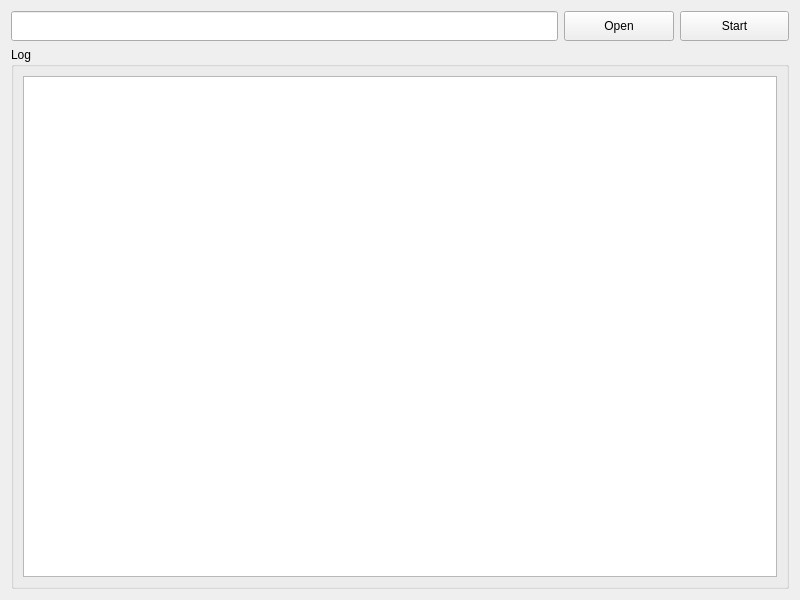
<?xml version="1.0" encoding="UTF-8"?>
<ui version="4.0">
 <class>Form_DFR</class>
 <widget class="QWidget" name="Form_DFR">
  <property name="geometry">
   <rect>
    <x>0</x>
    <y>0</y>
    <width>800</width>
    <height>600</height>
   </rect>
  </property>
  <property name="sizePolicy">
   <sizepolicy hsizetype="Preferred" vsizetype="Preferred">
    <horstretch>0</horstretch>
    <verstretch>0</verstretch>
   </sizepolicy>
  </property>
  <property name="windowTitle">
   <string>Duplicate File Removal Tool</string>
  </property>
  <property name="windowIcon">
   <iconset resource="../resource/resource.qrc">
    <normaloff>:/icon/logo.png</normaloff>:/icon/logo.png</iconset>
  </property>
  <layout class="QVBoxLayout" name="verticalLayout">
   <item>
    <layout class="QHBoxLayout" name="horizontalLayout" stretch="5,1,1">
     <property name="sizeConstraint">
      <enum>QLayout::SetDefaultConstraint</enum>
     </property>
     <item>
      <widget class="QLineEdit" name="lineEdit_Path">
       <property name="minimumSize">
        <size>
         <width>0</width>
         <height>30</height>
        </size>
       </property>
      </widget>
     </item>
     <item>
      <widget class="QPushButton" name="pushButton_Open">
       <property name="minimumSize">
        <size>
         <width>87</width>
         <height>30</height>
        </size>
       </property>
       <property name="text">
        <string>Open</string>
       </property>
      </widget>
     </item>
     <item>
      <widget class="QPushButton" name="pushButton_Start">
       <property name="minimumSize">
        <size>
         <width>87</width>
         <height>30</height>
        </size>
       </property>
       <property name="text">
        <string>Start</string>
       </property>
      </widget>
     </item>
    </layout>
   </item>
   <item>
    <widget class="QGroupBox" name="groupBox_Log">
     <property name="title">
      <string>Log</string>
     </property>
     <layout class="QGridLayout" name="gridLayout">
      <item row="0" column="0">
       <widget class="QTextEdit" name="textEdit_Log">
        <property name="font">
         <font>
          <pointsize>10</pointsize>
         </font>
        </property>
       </widget>
      </item>
     </layout>
    </widget>
   </item>
  </layout>
 </widget>
 <resources>
  <include location="../resource/resource.qrc"/>
 </resources>
 <connections/>
</ui>
